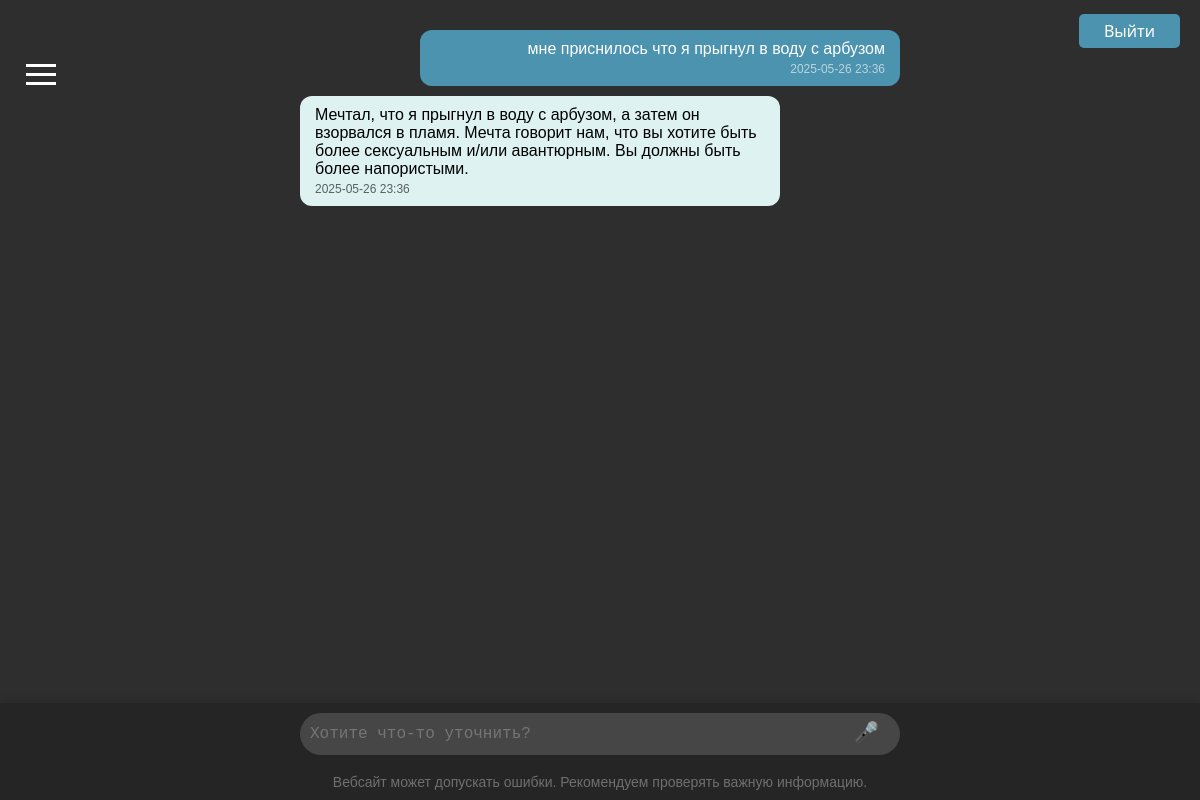
The page /chat/f8fa3719-2d72-45e7-b209-f6d013e9cdbc (signed in) on the database its author committed.
### models.py (models this page shows)
class ChatHistory(db.Model):
    __tablename__ = 'chat_history'
    id = db.Column(db.Integer, primary_key=True)
    user_id = db.Column(db.Integer, db.ForeignKey('users.id'), nullable=False)
    message_type = db.Column(db.String, nullable=False)  # 'user' или 'assistant'
    content = db.Column(db.Text, nullable=False)
    timestamp = db.Column(db.DateTime, default=datetime.utcnow)
    session_id = db.Column(db.String, db.ForeignKey('chat_sessions.session_id'), nullable=False)

### app.py (the view)
@app.route("/chat/<session_id>")
@login_required
def chat(session_id):
    session = ChatSession.query.filter_by(session_id=session_id, user_id=current_user.id).first_or_404()
    messages = ChatHistory.query.filter_by(session_id=session_id).order_by(ChatHistory.timestamp).all()
    categorized_sessions = get_chat_sessions_by_time(current_user.id)
    session_data = {}
    for category, sessions in categorized_sessions.items():
        session_data[category] = []
        for s in sessions:
            last_message = ChatHistory.query.filter_by(session_id=s.session_id).order_by(ChatHistory.timestamp.desc()).first()
            session_data[category].append({
                "session_id": s.session_id,
                "last_message": last_message.content[:60] + "..." if last_message else "(пустой чат)"
            })
    return render_template("chat.html", session=session, messages=messages, session_data=session_data)

### auth.py (called while the page is built)
@login_manager.user_loader
def load_user(user_id):
    return User.query.get(int(user_id))

### templates/chat.html (shortened to what this page needs)
{% extends "index.html" %}
{% block content %}
<div class="chat-container">
    {% for msg in messages %}
        <div class="message {{ 'user' if msg.message_type == 'user' else 'assistant' }}">
            <div class="message-content">
                {{ msg.content }}
            </div>
            <div class="timestamp">{{ msg.timestamp.strftime("%Y-%m-%d %H:%M") }}</div>
        </div>
    {% else %}
        <div>Нет сообщений</div>
    {% endfor %}
</div>
<div class="bottom-input-form">
    <form method="POST" action="{{ url_for('analyze_cont') }}" class="chat-form">
        <div class="input-wrapper">
            <textarea name="dream" rows="1" placeholder="Хотите что-то уточнить?" required
                {% if not current_user.is_authenticated %} disabled {% endif %}></textarea>
            <button class="send-btn" type="submit" id="send-btn">🎤</button>
        </div>
    </form>
</div>
{% endblock %}

### static/styles.css (style rules this page uses)
body { font-family: sans-serif; margin: 0; padding: 0; background: #2f2e2e; }
textarea { width: 100%; min-height: 40px; max-height: 200px; overflow-y: hidden; resize: none; padding-right: 45px; padding-left: 10px; padding-top: 10px; padding-bottom: 10px; font-size: 16px; line-height: 1.4; border: none; color: white; background-color: #464646; border-radius: 30px; box-sizing: border-box; flex: 1; }
.input-wrapper { position: relative; width: 100%; max-width: 600px; margin: 0 auto; display: flex; align-items: flex-end; }
.send-btn { position: absolute; bottom: 10px; right: 15px; background: none; border: none; font-size: 20px; cursor: pointer; color: #ccc; z-index: 10; }
.chat-container { max-width: 600px; margin: 0 auto; padding: 20px; padding-bottom: 120px; }
.message { margin: 10px 0; padding: 10px 15px; border-radius: 12px; max-width: 75%; word-wrap: break-word; }
.message.user { background-color: #4c93af; color: white; margin-left: auto; text-align: right; }
.message.assistant { background-color: #def2f1; color: black; margin-right: auto; text-align: left; }
.timestamp { font-size: 0.75em; opacity: 0.6; margin-top: 4px; }
.bottom-input-form { position: fixed; left: 0; right: 0; bottom: 35px; background: #252525; z-index: 1200; padding-top: 10px; padding-bottom: 10px; box-shadow: 0 -2px 8px rgba(0,0,0,0.15); }

### rows shown on the page
ChatHistory: content "мне приснилось что я прыгнул в воду с арбузом", timestamp "2025-05-26 23:36"
ChatHistory: content "Мечтал, что я прыгнул в воду с арбузом, а затем он взорвался в пламя. Мечта говорит нам, что вы хотите быть более сексуальным и/или авантюрным. Вы должны быть более напористыми.", timestamp "2025-05-26 23:36"
